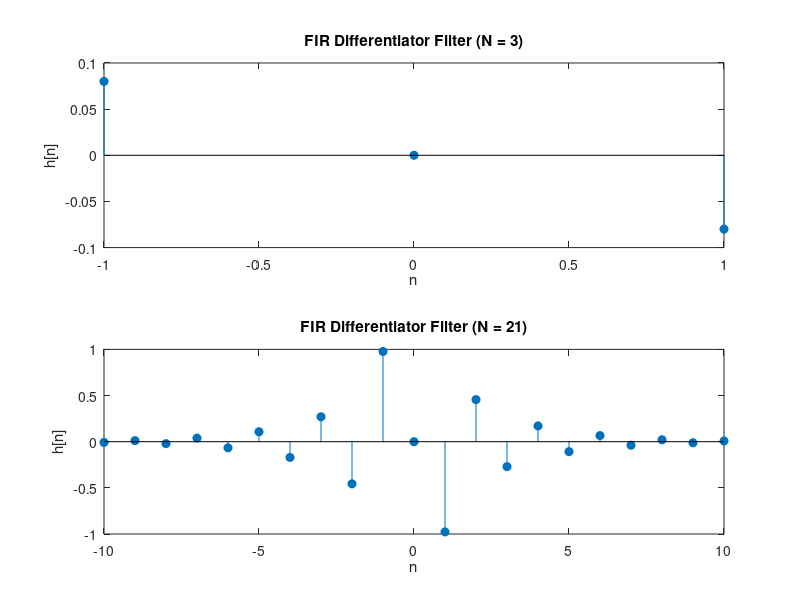

The MATLAB source for this figure:
N1 = 3; 
N2 = 21; 

n1 = -(N1-1)/2:(N1-1)/2;
n2 = -(N2-1)/2:(N2-1)/2;

h_diff1 = zeros(size(n1));
h_diff2 = zeros(size(n2));

for i = 1:length(n1)
    if n1(i) ~= 0
        h_diff1(i) = (-1)^n1(i) / n1(i);
    end
end

for i = 1:length(n2)
    if n2(i) ~= 0
        h_diff2(i) = (-1)^n2(i) / n2(i);
    end
end

h_fir3 = h_diff1 .* hamming(N1)';
h_fir21 = h_diff2 .* hamming(N2)';

figure;
subplot(2,1,1);
stem(n1, h_fir3, 'filled');
title('FIR Differentiator Filter (N = 3)');
xlabel('n');
ylabel('h[n]');

subplot(2,1,2);
stem(n2, h_fir21, 'filled');
title('FIR Differentiator Filter (N = 21)');
xlabel('n');
ylabel('h[n]');